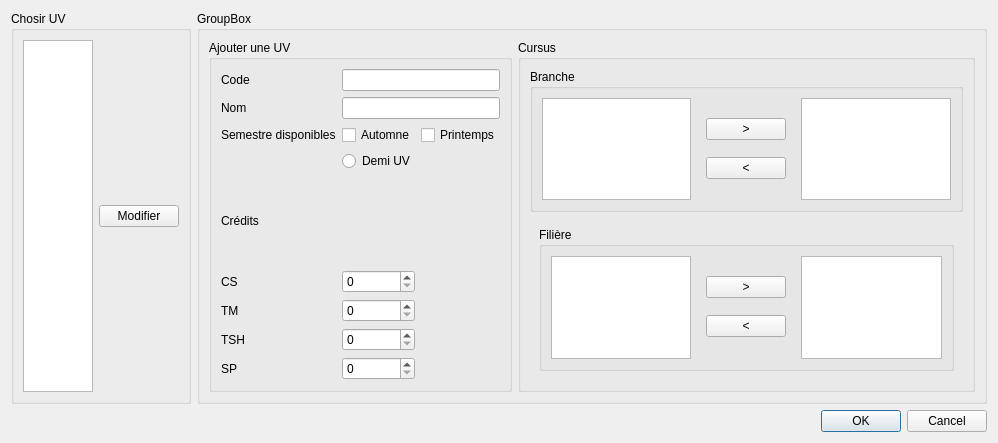
<?xml version="1.0" encoding="UTF-8"?>
<ui version="4.0">
 <class>modifUVwindow</class>
 <widget class="QDialog" name="modifUVwindow">
  <property name="geometry">
   <rect>
    <x>0</x>
    <y>0</y>
    <width>998</width>
    <height>443</height>
   </rect>
  </property>
  <property name="windowTitle">
   <string>Dialog</string>
  </property>
  <layout class="QGridLayout" name="gridLayout_2">
   <item row="0" column="0">
    <layout class="QGridLayout" name="gridLayout">
     <item row="0" column="0">
      <widget class="QGroupBox" name="groupBox">
       <property name="title">
        <string>Chosir UV</string>
       </property>
       <layout class="QGridLayout" name="gridLayout_3">
        <item row="0" column="0">
         <widget class="QColumnView" name="columnView"/>
        </item>
        <item row="0" column="1">
         <widget class="QPushButton" name="pushButton">
          <property name="text">
           <string>Modifier</string>
          </property>
         </widget>
        </item>
       </layout>
      </widget>
     </item>
     <item row="0" column="1">
      <widget class="QGroupBox" name="groupBox_2">
       <property name="title">
        <string>GroupBox</string>
       </property>
       <layout class="QGridLayout" name="gridLayout_17">
        <item row="0" column="0">
         <layout class="QGridLayout" name="gridLayout_4">
          <property name="sizeConstraint">
           <enum>QLayout::SetMaximumSize</enum>
          </property>
          <item row="0" column="1">
           <widget class="QGroupBox" name="groupBox_3">
            <property name="title">
             <string>Cursus</string>
            </property>
            <layout class="QGridLayout" name="gridLayout_7">
             <item row="0" column="0">
              <layout class="QGridLayout" name="gridLayout_6">
               <item row="0" column="0">
                <widget class="QGroupBox" name="groupBox_4">
                 <property name="title">
                  <string>Branche</string>
                 </property>
                 <layout class="QGridLayout" name="gridLayout_8">
                  <item row="0" column="0">
                   <layout class="QHBoxLayout" name="horizontalLayout">
                    <item>
                     <widget class="QColumnView" name="columnView_2"/>
                    </item>
                    <item>
                     <widget class="QWidget" name="widget" native="true">
                      <layout class="QGridLayout" name="gridLayout_11">
                       <item row="0" column="0">
                        <layout class="QVBoxLayout" name="verticalLayout"/>
                       </item>
                       <item row="0" column="1">
                        <widget class="QPushButton" name="pushButton_2">
                         <property name="text">
                          <string>&gt;</string>
                         </property>
                        </widget>
                       </item>
                       <item row="1" column="1">
                        <widget class="QPushButton" name="pushButton_5">
                         <property name="text">
                          <string>&lt;</string>
                         </property>
                        </widget>
                       </item>
                      </layout>
                     </widget>
                    </item>
                    <item>
                     <widget class="QColumnView" name="columnView_5"/>
                    </item>
                   </layout>
                  </item>
                 </layout>
                </widget>
               </item>
              </layout>
             </item>
             <item row="1" column="0">
              <widget class="QWidget" name="widget_3" native="true">
               <layout class="QGridLayout" name="gridLayout_10">
                <item row="0" column="0">
                 <widget class="QGroupBox" name="groupBox_5">
                  <property name="title">
                   <string>Filière</string>
                  </property>
                  <layout class="QGridLayout" name="gridLayout_13">
                   <item row="0" column="0">
                    <layout class="QHBoxLayout" name="horizontalLayout_3">
                     <item>
                      <widget class="QColumnView" name="columnView_6"/>
                     </item>
                     <item>
                      <widget class="QWidget" name="widget_4" native="true">
                       <layout class="QGridLayout" name="gridLayout_14">
                        <item row="0" column="0">
                         <layout class="QVBoxLayout" name="verticalLayout_3"/>
                        </item>
                        <item row="0" column="1">
                         <widget class="QPushButton" name="pushButton_6">
                          <property name="text">
                           <string>&gt;</string>
                          </property>
                         </widget>
                        </item>
                        <item row="1" column="1">
                         <widget class="QPushButton" name="pushButton_7">
                          <property name="text">
                           <string>&lt;</string>
                          </property>
                         </widget>
                        </item>
                       </layout>
                      </widget>
                     </item>
                     <item>
                      <widget class="QColumnView" name="columnView_7"/>
                     </item>
                    </layout>
                   </item>
                  </layout>
                 </widget>
                </item>
               </layout>
              </widget>
             </item>
            </layout>
           </widget>
          </item>
          <item row="0" column="0">
           <layout class="QGridLayout" name="gridLayout_5">
            <item row="0" column="0">
             <widget class="QGroupBox" name="groupBox_6">
              <property name="title">
               <string>Ajouter une UV</string>
              </property>
              <layout class="QGridLayout" name="gridLayout_15">
               <item row="0" column="0">
                <layout class="QGridLayout" name="gridLayout_16">
                 <item row="1" column="1" colspan="2">
                  <widget class="QLineEdit" name="lineEdit_2"/>
                 </item>
                 <item row="0" column="1" colspan="2">
                  <widget class="QLineEdit" name="lineEdit"/>
                 </item>
                 <item row="5" column="0">
                  <widget class="QLabel" name="label_5">
                   <property name="text">
                    <string>CS</string>
                   </property>
                  </widget>
                 </item>
                 <item row="6" column="1">
                  <widget class="QSpinBox" name="spinBox_2"/>
                 </item>
                 <item row="4" column="0" colspan="3">
                  <widget class="QLabel" name="label_4">
                   <property name="text">
                    <string>Crédits</string>
                   </property>
                  </widget>
                 </item>
                 <item row="0" column="0">
                  <widget class="QLabel" name="label">
                   <property name="text">
                    <string>Code</string>
                   </property>
                  </widget>
                 </item>
                 <item row="6" column="0">
                  <widget class="QLabel" name="label_6">
                   <property name="text">
                    <string>TM</string>
                   </property>
                  </widget>
                 </item>
                 <item row="3" column="1">
                  <widget class="QRadioButton" name="radioButton">
                   <property name="text">
                    <string>Demi UV</string>
                   </property>
                  </widget>
                 </item>
                 <item row="2" column="2">
                  <widget class="QCheckBox" name="checkBox_2">
                   <property name="text">
                    <string>Printemps</string>
                   </property>
                  </widget>
                 </item>
                 <item row="2" column="0">
                  <widget class="QLabel" name="label_3">
                   <property name="text">
                    <string>Semestre disponibles</string>
                   </property>
                  </widget>
                 </item>
                 <item row="2" column="1">
                  <widget class="QCheckBox" name="checkBox">
                   <property name="text">
                    <string>Automne</string>
                   </property>
                  </widget>
                 </item>
                 <item row="5" column="1">
                  <widget class="QSpinBox" name="spinBox"/>
                 </item>
                 <item row="1" column="0">
                  <widget class="QLabel" name="label_2">
                   <property name="text">
                    <string>Nom</string>
                   </property>
                  </widget>
                 </item>
                 <item row="7" column="0">
                  <widget class="QLabel" name="label_7">
                   <property name="text">
                    <string>TSH</string>
                   </property>
                  </widget>
                 </item>
                 <item row="7" column="1">
                  <widget class="QSpinBox" name="spinBox_3"/>
                 </item>
                 <item row="8" column="0">
                  <widget class="QLabel" name="label_8">
                   <property name="text">
                    <string>SP</string>
                   </property>
                  </widget>
                 </item>
                 <item row="8" column="1">
                  <widget class="QSpinBox" name="spinBox_4"/>
                 </item>
                </layout>
               </item>
              </layout>
             </widget>
            </item>
           </layout>
          </item>
         </layout>
        </item>
       </layout>
      </widget>
     </item>
    </layout>
   </item>
   <item row="1" column="0">
    <widget class="QDialogButtonBox" name="buttonBox">
     <property name="orientation">
      <enum>Qt::Horizontal</enum>
     </property>
     <property name="standardButtons">
      <set>QDialogButtonBox::Cancel|QDialogButtonBox::Ok</set>
     </property>
    </widget>
   </item>
  </layout>
 </widget>
 <resources/>
 <connections>
  <connection>
   <sender>buttonBox</sender>
   <signal>accepted()</signal>
   <receiver>modifUVwindow</receiver>
   <slot>accept()</slot>
   <hints>
    <hint type="sourcelabel">
     <x>248</x>
     <y>254</y>
    </hint>
    <hint type="destinationlabel">
     <x>157</x>
     <y>274</y>
    </hint>
   </hints>
  </connection>
  <connection>
   <sender>buttonBox</sender>
   <signal>rejected()</signal>
   <receiver>modifUVwindow</receiver>
   <slot>reject()</slot>
   <hints>
    <hint type="sourcelabel">
     <x>316</x>
     <y>260</y>
    </hint>
    <hint type="destinationlabel">
     <x>286</x>
     <y>274</y>
    </hint>
   </hints>
  </connection>
 </connections>
</ui>
